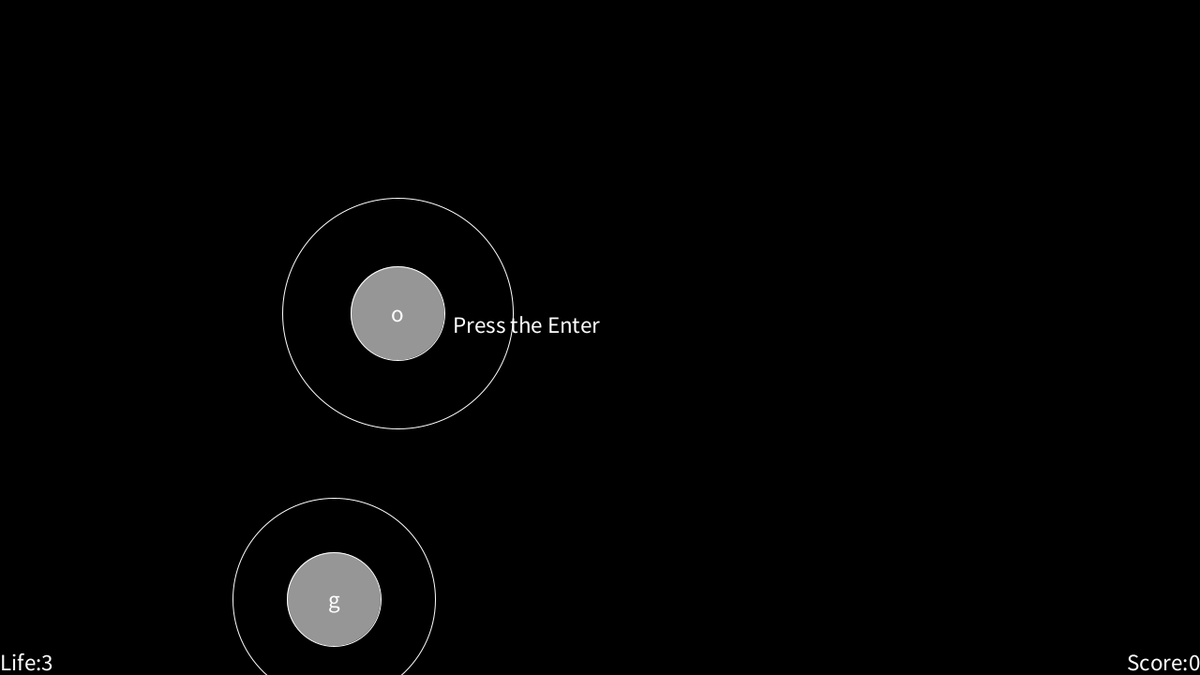
Frame 1 (no input)
Frame 60 (the mouse pressed at the canvas centre just before this capture): identical to frame 1, image omitted
Frame 120 (the mouse held since frame 60 and released just before this capture): identical to frame 1, image omitted

The Processing sketch that drew this single still picture (run headless with seeded random() and noise(); from frame 60 on, the mouse is pressed at the canvas centre):

// Processing sketch: Donkama_Class
// ── Donkama_Class.pde
int[] accuracyData = {15,10};//動作し始めるタイミング /　ミスじゃないタイミング


class Donkama{
  int tapN = 2;
  int[] tapBPM;
  int[] tapCnt;
  String[] tapKey;

  int[] tapX;
  int[] tapY;
  int   tapR;

  int life;
  int score;
  int invCnt;

  boolean ingame;
  void init(){
    ingame = false;
    life = 3;
    score = 0;
    tapBPM = new int[tapN];
    tapCnt = new int[tapN];
    tapKey = new String[tapN];
    tapX = new int[tapN];
    tapY = new int[tapN];
    tapR = 50;
    for(int i=0; i<tapN; i++){
      tapBPM[i] = int(random(30,200));
      tapCnt[i] = 0;
    
      boolean isin;
      do{
        tapX[i] = int(random(tapR,width-tapR));
        tapY[i] = int(random(tapR,height-tapR));
        isin = false;
        for(int j=0; j<i; j++){
          if(dist(tapX[i],tapY[i],tapX[j],tapY[j]) < tapR*2)isin=true;
        }
      }while(isin);
      
      String tmp;
      do{
        tmp = str(char(int(random(int('a'),int('z')+1))));
        isin = false;
        for(int j=0;j<i;j++){
          if(tmp == tapKey[j])isin = true;
        }
      }while(isin);
      tapKey[i] = tmp;
    }
    invCnt = 0;
    
    tapBPM[0]=60;
    tapBPM[1]=75;
    
    background(0);
    move();
    text("Press the Enter",width/2,height/2);
  }

  void move(){
    background(0);
    
    for(int i=0; i<tapN; i++){
      if(invCnt>0)fill(150,150,250);
      else fill(150);
      ellipse(tapX[i],tapY[i],tapR*2,tapR*2);
      textAlign(CENTER,CENTER);
      fill(255);
      textSize(25);
      text(tapKey[i],tapX[i],tapY[i]);
      tapCnt[i]+=2;
      noFill();
      ellipse(tapX[i],tapY[i],(tapR+(tapBPM[i]-tapCnt[i]))*2,(tapR+(tapBPM[i]-tapCnt[i]))*2);
      
      if(tapBPM[i] - tapCnt[i] < -accuracyData[0]){
        miss();
        tapCnt[i] -= tapBPM[i];
      }
    }
      textAlign(LEFT,BOTTOM);
    text("Life:"+life,0,height);
      textAlign(RIGHT,BOTTOM);
    text("Score:"+score,width,height);
    
    if(invCnt > 0)invCnt --;
  }

  void tap(char keychar){
    if(keyCode == ENTER)ingame=true;
    int k=-1;
    for(int i = 0; i<tapN; i++){
      if(keychar == tapKey[i].charAt(0))k=i;
    }if(k==-1)return;
  
    print(k);
    if(abs(tapBPM[k] - tapCnt[k]) < accuracyData[1]){
      if(invCnt <= 0)score += (accuracyData[1]-abs(tapBPM[k] - tapCnt[k]))*5;
      tapCnt[k] -= tapBPM[k];
    }else if(abs(tapBPM[k] - tapCnt[k]) < accuracyData[0]){
      miss();
      tapCnt[k] -= tapBPM[k];
    }
  }  

  void miss(){
    if(invCnt <= 0){
    if(life <= 0){gameover();return;}
      life --;
      invCnt = 90;
    }
  }
  void gameover(){
    ingame = false;
    text("GAMEOVER\nscore:"+score,width/2,height/2);
  }

}

Donkama dnkm;

void setup(){
  size(1280,720);
  stroke(255);
  frameRate(30);
  dnkm = new Donkama();
  dnkm.init();
}

void draw(){
  if(dnkm.ingame)dnkm.move();
}

void keyPressed(){
  dnkm.tap(key);
}
